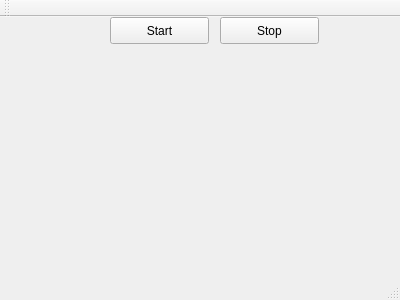
<?xml version="1.0" encoding="UTF-8"?>
<ui version="4.0">
 <class>MainWindow</class>
 <widget class="QMainWindow" name="MainWindow">
  <property name="geometry">
   <rect>
    <x>0</x>
    <y>0</y>
    <width>400</width>
    <height>300</height>
   </rect>
  </property>
  <property name="windowTitle">
   <string>MainWindow</string>
  </property>
  <widget class="QWidget" name="centralWidget">
   <widget class="QPushButton" name="pushButton">
    <property name="geometry">
     <rect>
      <x>110</x>
      <y>0</y>
      <width>99</width>
      <height>27</height>
     </rect>
    </property>
    <property name="text">
     <string>Start</string>
    </property>
   </widget>
   <widget class="QPushButton" name="pushButton_2">
    <property name="geometry">
     <rect>
      <x>220</x>
      <y>0</y>
      <width>99</width>
      <height>27</height>
     </rect>
    </property>
    <property name="text">
     <string>Stop</string>
    </property>
   </widget>
  </widget>
  <widget class="QMenuBar" name="menuBar">
   <property name="geometry">
    <rect>
     <x>0</x>
     <y>0</y>
     <width>400</width>
     <height>25</height>
    </rect>
   </property>
  </widget>
  <widget class="QToolBar" name="mainToolBar">
   <attribute name="toolBarArea">
    <enum>TopToolBarArea</enum>
   </attribute>
   <attribute name="toolBarBreak">
    <bool>false</bool>
   </attribute>
  </widget>
  <widget class="QStatusBar" name="statusBar"/>
 </widget>
 <layoutdefault spacing="6" margin="11"/>
 <resources/>
 <connections/>
</ui>
